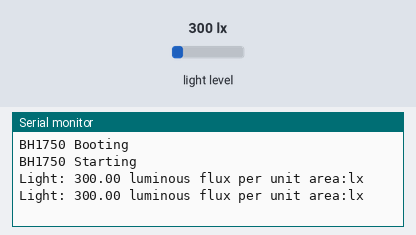
Recording of a sketch running on a simulated Arduino Uno, built with avr-gcc and run on an emulated ATmega328P. Parts: the last lines printed to the serial monitor. Inputs (shaded band) come from the test bench; at power-on: light level 300 lx.

Above: at 1.8 s.
1.9 s: light level set to 40 lx
At 2.8 s:
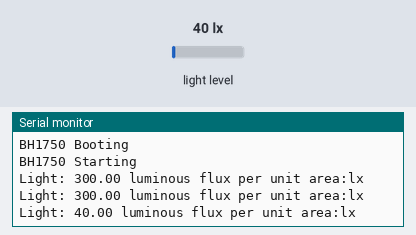
3.4 s: light level set to 500 lx
At 4.5 s:
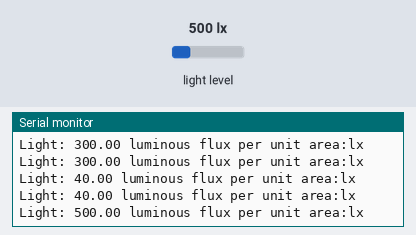
Timing chart, 0 to 6.4 s (numbered marks = the images above; inputs shaded):
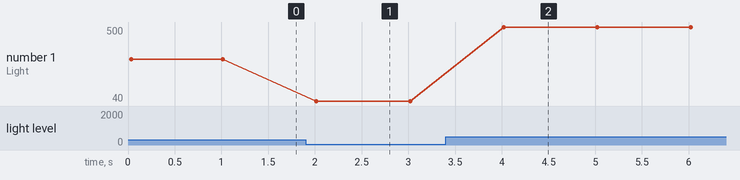

Measured:
- after the input at 1.9 s, the serial monitor: prints a new line after 0.12 s (image 1)
- after the input at 3.4 s, the serial monitor: prints a new line after 0.62 s (image 2)
- plotted number 1: 300 → 40 after the input at 1.9 s, 40 → 500 after the input at 3.4 s

The sketch:

GY30_BH1750.ino
```cpp
#include <Wire.h>
#include <BH1750.h>

BH1750 lightIntensitySensor;

void setup() {
  Serial.begin(9600);
  Serial.println(F("BH1750 Booting"));

  Wire.begin();

  lightIntensitySensor.begin();

  Serial.println(F("BH1750 Starting"));
}

void loop() {
  float lux = lightIntensitySensor.readLightLevel();
  Serial.print("Light: ");
  Serial.print(lux);
  Serial.println(" luminous flux per unit area:lx");
  delay(1000);
}
```
